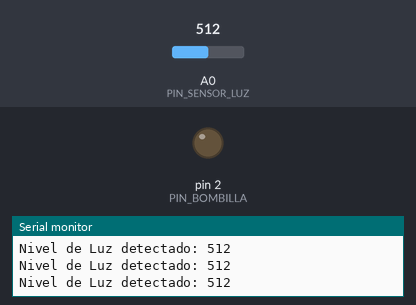
A sketch run on a simulated Arduino Uno, built with avr-gcc and run on an emulated ATmega328P. Parts: output pins drawn as LEDs (lit = HIGH), the last lines printed to the serial monitor. The inputs (shaded band) are chosen by the test bench; at power-on: A0 (PIN_SENSOR_LUZ) = 512.

Above: at 1.2 s.
1.3 s: A0 (PIN_SENSOR_LUZ) set to 492
At 1.7 s:
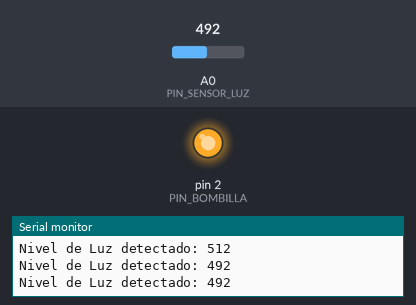
2.9 s: A0 (PIN_SENSOR_LUZ) set to 510
At 4.2 s:
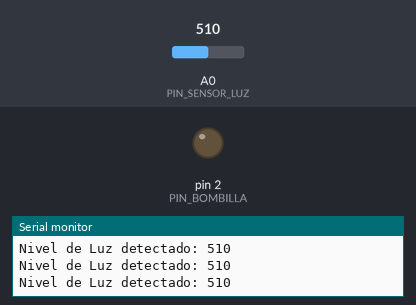
4.5 s: A0 (PIN_SENSOR_LUZ) set to 490
At 5.6 s:
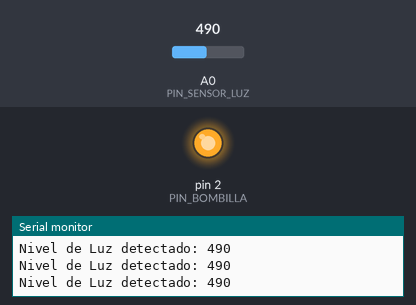
Timing chart, 0 to 7.5 s (numbered marks = the images above; inputs shaded):
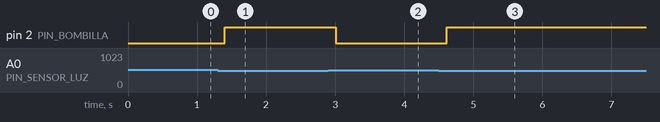

Measured:
- the behaviour switches between 500 and 499 on A0 (PIN_SENSOR_LUZ) (found by bisection; images 0 and 1)
- after the input at 1.3 s, pin 2 (PIN_BOMBILLA): LOW → HIGH after 0.10 s
- after the input at 2.9 s, pin 2 (PIN_BOMBILLA): HIGH → LOW after 0.11 s
- after the input at 4.5 s, pin 2 (PIN_BOMBILLA): LOW → HIGH after 0.11 s

The sketch:

L3_Luz_Automatica_LDR.ino
```cpp
/*
 * INSANI ROBOTICS - FUNDAMENTOS F2
 * Lección 3: Luz Automática con LDR
 * ------------------------------------------------
 * Objetivo: Encender un LED automáticamente cuando oscurece.
 * * CONEXIÓN ESPECIAL (DIVISOR DE TENSIÓN):
 * - LDR Pata 1 -> 5V
 * - LDR Pata 2 -> A0 Y TAMBIÉN a Resistencia 10k
 * - Resistencia 10k -> GND
 */

const int PIN_SENSOR_LUZ = A0;
const int PIN_BOMBILLA = 2; // LED que simula la luz de calle

// CALIBRACIÓN: Este número depende de la luz de tu salón.
// Mira el Monitor Serial para ajustarlo.
// Generalmente: < 500 es oscuro, > 500 es claro.
const int UMBRAL_OSCURIDAD = 500;

void setup() {
  pinMode(PIN_BOMBILLA, OUTPUT);
  Serial.begin(9600); // Necesario para calibrar
}

void loop() {
  // 1. LEER: Obtenemos cantidad de luz (0 a 1023)
  int nivelLuz = analogRead(PIN_SENSOR_LUZ);

  // 2. DEBUG: Imprimimos el valor para saber cuánto hay
  Serial.print("Nivel de Luz detectado: ");
  Serial.println(nivelLuz);

  // 3. DECISIÓN: Comparamos con nuestro número mágico (Umbral)
  // Nota: En la mayoría de conexiones LDR, MENOS número significa MÁS oscuridad.

  if (nivelLuz < UMBRAL_OSCURIDAD) {
    digitalWrite(PIN_BOMBILLA, HIGH); // ¡Encender luces!
  } else {
    digitalWrite(PIN_BOMBILLA, LOW);  // Apagar luces
  }

  delay(200); // Pausa para no saturar
}
```
